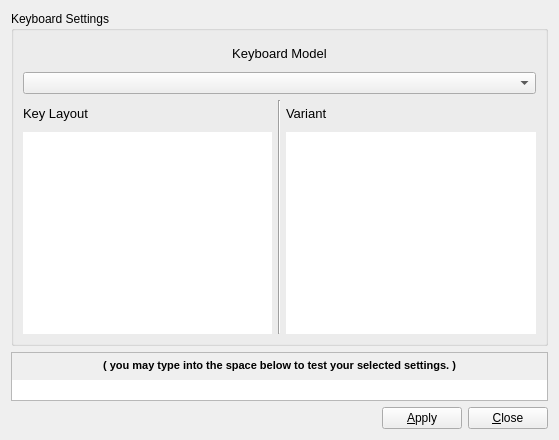
<?xml version="1.0" encoding="UTF-8"?>
<ui version="4.0">
 <class>widgetKeyboard</class>
 <widget class="QWidget" name="widgetKeyboard">
  <property name="geometry">
   <rect>
    <x>0</x>
    <y>0</y>
    <width>559</width>
    <height>440</height>
   </rect>
  </property>
  <property name="windowTitle">
   <string notr="true">PC-BSD</string>
  </property>
  <property name="windowIcon">
   <iconset resource="pc-firstboot.qrc">
    <normaloff>:/PCBSD/images/input-keyboard.png</normaloff>:/PCBSD/images/input-keyboard.png</iconset>
  </property>
  <layout class="QGridLayout" name="gridLayout">
   <item row="0" column="0">
    <widget class="QGroupBox" name="groupKeyboard">
     <property name="font">
      <font>
       <weight>50</weight>
       <bold>false</bold>
      </font>
     </property>
     <property name="title">
      <string>Keyboard Settings</string>
     </property>
     <layout class="QGridLayout" name="gridLayout_6">
      <item row="2" column="0">
       <widget class="QLabel" name="label_4">
        <property name="sizePolicy">
         <sizepolicy hsizetype="Preferred" vsizetype="Fixed">
          <horstretch>0</horstretch>
          <verstretch>0</verstretch>
         </sizepolicy>
        </property>
        <property name="minimumSize">
         <size>
          <width>0</width>
          <height>26</height>
         </size>
        </property>
        <property name="font">
         <font>
          <pointsize>10</pointsize>
          <weight>50</weight>
          <bold>false</bold>
         </font>
        </property>
        <property name="text">
         <string>Key Layout</string>
        </property>
        <property name="margin">
         <number>5</number>
        </property>
       </widget>
      </item>
      <item row="2" column="1" rowspan="2">
       <widget class="Line" name="line">
        <property name="maximumSize">
         <size>
          <width>2</width>
          <height>16777215</height>
         </size>
        </property>
        <property name="orientation">
         <enum>Qt::Vertical</enum>
        </property>
       </widget>
      </item>
      <item row="2" column="2">
       <widget class="QLabel" name="label_6">
        <property name="sizePolicy">
         <sizepolicy hsizetype="Preferred" vsizetype="Fixed">
          <horstretch>0</horstretch>
          <verstretch>0</verstretch>
         </sizepolicy>
        </property>
        <property name="minimumSize">
         <size>
          <width>0</width>
          <height>26</height>
         </size>
        </property>
        <property name="font">
         <font>
          <pointsize>10</pointsize>
          <weight>50</weight>
          <bold>false</bold>
         </font>
        </property>
        <property name="text">
         <string>Variant</string>
        </property>
        <property name="margin">
         <number>5</number>
        </property>
       </widget>
      </item>
      <item row="3" column="0">
       <widget class="QListWidget" name="listKbLayouts">
        <property name="sizePolicy">
         <sizepolicy hsizetype="Expanding" vsizetype="Expanding">
          <horstretch>0</horstretch>
          <verstretch>0</verstretch>
         </sizepolicy>
        </property>
        <property name="font">
         <font>
          <pointsize>9</pointsize>
         </font>
        </property>
        <property name="frameShape">
         <enum>QFrame::NoFrame</enum>
        </property>
        <property name="spacing">
         <number>2</number>
        </property>
        <property name="uniformItemSizes">
         <bool>true</bool>
        </property>
       </widget>
      </item>
      <item row="3" column="2">
       <widget class="QListWidget" name="listKbVariants">
        <property name="sizePolicy">
         <sizepolicy hsizetype="Expanding" vsizetype="Expanding">
          <horstretch>0</horstretch>
          <verstretch>0</verstretch>
         </sizepolicy>
        </property>
        <property name="font">
         <font>
          <pointsize>9</pointsize>
         </font>
        </property>
        <property name="frameShape">
         <enum>QFrame::NoFrame</enum>
        </property>
        <property name="spacing">
         <number>2</number>
        </property>
        <property name="uniformItemSizes">
         <bool>true</bool>
        </property>
       </widget>
      </item>
      <item row="1" column="0" colspan="3">
       <widget class="QComboBox" name="comboBoxKeyboardModel"/>
      </item>
      <item row="0" column="0" colspan="3">
       <widget class="QLabel" name="label_19">
        <property name="sizePolicy">
         <sizepolicy hsizetype="Preferred" vsizetype="Fixed">
          <horstretch>0</horstretch>
          <verstretch>0</verstretch>
         </sizepolicy>
        </property>
        <property name="minimumSize">
         <size>
          <width>0</width>
          <height>26</height>
         </size>
        </property>
        <property name="font">
         <font>
          <pointsize>10</pointsize>
          <weight>50</weight>
          <bold>false</bold>
         </font>
        </property>
        <property name="text">
         <string>Keyboard Model</string>
        </property>
        <property name="alignment">
         <set>Qt::AlignCenter</set>
        </property>
        <property name="margin">
         <number>5</number>
        </property>
       </widget>
      </item>
     </layout>
    </widget>
   </item>
   <item row="1" column="0">
    <widget class="QFrame" name="frame">
     <property name="sizePolicy">
      <sizepolicy hsizetype="Preferred" vsizetype="Fixed">
       <horstretch>0</horstretch>
       <verstretch>0</verstretch>
      </sizepolicy>
     </property>
     <property name="frameShape">
      <enum>QFrame::StyledPanel</enum>
     </property>
     <property name="frameShadow">
      <enum>QFrame::Sunken</enum>
     </property>
     <layout class="QVBoxLayout" name="verticalLayout_7">
      <property name="spacing">
       <number>2</number>
      </property>
      <property name="margin">
       <number>0</number>
      </property>
      <item>
       <widget class="QLabel" name="label_5">
        <property name="minimumSize">
         <size>
          <width>0</width>
          <height>25</height>
         </size>
        </property>
        <property name="font">
         <font>
          <pointsize>8</pointsize>
          <weight>75</weight>
          <bold>true</bold>
         </font>
        </property>
        <property name="text">
         <string>( you may type into the space below to test your selected settings. )</string>
        </property>
        <property name="alignment">
         <set>Qt::AlignCenter</set>
        </property>
        <property name="margin">
         <number>9</number>
        </property>
       </widget>
      </item>
      <item>
       <widget class="QLineEdit" name="lineKbTest">
        <property name="inputMask">
         <string notr="true"/>
        </property>
        <property name="frame">
         <bool>false</bool>
        </property>
        <property name="alignment">
         <set>Qt::AlignCenter</set>
        </property>
       </widget>
      </item>
     </layout>
    </widget>
   </item>
   <item row="2" column="0">
    <layout class="QHBoxLayout" name="horizontalLayout">
     <item>
      <spacer name="horizontalSpacer">
       <property name="orientation">
        <enum>Qt::Horizontal</enum>
       </property>
       <property name="sizeHint" stdset="0">
        <size>
         <width>348</width>
         <height>20</height>
        </size>
       </property>
      </spacer>
     </item>
     <item>
      <widget class="QPushButton" name="pushApply">
       <property name="text">
        <string>&amp;Apply</string>
       </property>
      </widget>
     </item>
     <item>
      <widget class="QPushButton" name="pushClose">
       <property name="text">
        <string>&amp;Close</string>
       </property>
      </widget>
     </item>
    </layout>
   </item>
  </layout>
 </widget>
 <resources>
  <include location="pc-firstboot.qrc"/>
 </resources>
 <connections/>
</ui>
